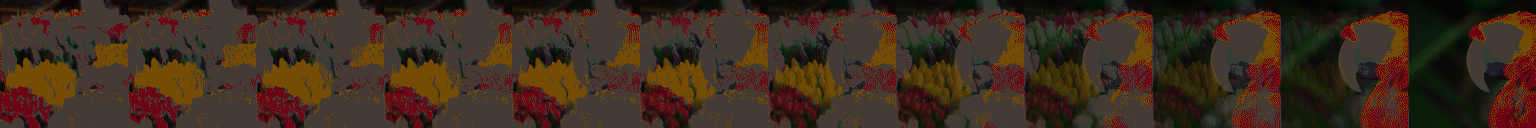
#> input picture transitions/crossfade/preview_strip.png, 1536 x 128 px
$ python -i build.py   (imports and definitions only)
#> lines starting #> are read from the running program, lines starting #| are printed output that depends on the picture
#> further down, picture is the input picture: PIL image 1536x128 P; mean R, G, B 63.3, 45.3, 30.6
### tools/scene_templates/templates_t2.py
"""Trend batch 2 (2026-10-15): see BRIEF.md, section «Las 100 de tendencia».

Ediciones de tendencia: velocity, cortes y transiciones al ritmo, cámara lenta con letra, photo dump,
resúmenes del mes, zoom 3D, VHS, glitch, caleidoscopio, pantallas divididas, duotono, «este o este»,
glow up… 120 BPM (1 golpe = 0,5 s) unless a template says otherwise.
"""

from __future__ import annotations

import math
import random

from scene import (FULL, Box, Template, Track, beat, centered, effect, fill, glow, gradient, keys, no_stroke,
                   shadow, stroke, tanim, text_style)
from templates_reels import letterbox


def tidy(make):
    """Splits any track whose clips overlap in time (texts that share a track, falling shapes) into
    stacked tracks, so every track keeps one clip at a time as FORMAT.md asks."""
    # [23 lines left out: function build, not called in this run]
    build.__name__ = make.__name__
    build.__doc__ = make.__doc__
    return build


# [9 lines left out: function spikes, not called in this run]


def punch(dur: float, peak: float = 1.18, settle: float = 0.2, end: float = 1.0) -> list:
    return [(0, {"s": peak}, "snap"), (settle, {"s": 1.0}, "linear"), (dur, {"s": end})]


def rot(deg: float) -> dict:
    return keys([(0, deg)])


# --- 1. Velocity ----------------------------------------------------------------------------------


# [796 lines left out: functions velocity_al_ritmo, transiciones_al_ritmo, camara_lenta_con_letra, photo_dump_cinematico, octubre_en_fotos, mis_mejores_fotos and 14 more, not called in this run]


TEMPLATES = [tidy(make) for make in (velocity_al_ritmo, transiciones_al_ritmo, camara_lenta_con_letra, photo_dump_cinematico,
             octubre_en_fotos, mis_mejores_fotos, zoom_3d, vhs_de_los_2000, glitch_neon, espejo_caleidoscopio,
             pantalla_triple, estrobo_y_temblor, moodboard_aesthetic, duotono_pop, este_o_este, letra_al_ritmo,
             blanco_y_negro_a_color, jugadas_destacadas, edicion_callejera, mi_glow_up)]

### tools/scene_templates/templates_t4.py
"""Trend batch 4 (2026-10-15): see BRIEF.md, section «Las 100 de tendencia».

Vida y personas: weddings, babies, couples, friends, trips, routines, pets and parties (order 1300–1399).
Each one has its own palette, typeface and motion; times in seconds, boxes in 1080x1920 project pixels.
"""

from __future__ import annotations

import random

from scene import (FULL, Box, Template, Track, beat, centered, effect, fill, glow, gradient, keys, no_stroke,
                   shadow, stroke, tanim, text_style)


# --- Helpers -------------------------------------------------------------------------------------


def pop(at: float = 0.0, length: float = 0.45) -> list:
    return [(at, {"s": 0.0}, "back"), (at + length, {})]


def grow_left(box: Box, length: float, ease: str = "linear") -> list:
    """Motion of a bar that fills from its left edge in `length` seconds."""
    return [(0, {"sx": 0.0, "dx": -box.w / 2}, ease), (length, {})]


# [9 lines left out: function spikes, not called in this run]


def outline(width: float, colour: str, alpha: float = 1.0) -> list:
    return [stroke(width, colour, alpha), {"id": "fill", "kind": "fill", "enabled": False,
                                           "paint": {"kind": "solid", "color": "#00000000"}}]


def pill(t: Template, track, colour: str, t0: float, dur: float, box: Box, motion=None, **extra):
    return t.solid(track, colour, t0, dur, box, motion, radius=box.h / 2, kind="rounded-rectangle", **extra)


# [42 lines left out: functions confetti, tidy, not called in this run]


def _tidied(make):
    def build() -> Template:
        return tidy(make())
    build.__name__ = make.__name__
    return build


# --- Weddings ------------------------------------------------------------------------------------


# [966 lines left out: functions boda_save_the_date, letterbox, resumen_de_boda, anuncio_embarazo, revelacion_de_genero, baby_shower and 15 more, not called in this run]


TEMPLATES = [boda_save_the_date, resumen_de_boda, anuncio_embarazo, revelacion_de_genero, baby_shower,
             primer_anio_bebe, aniversario_pareja, mejores_amigas, dia_de_playa, mochilero_por_peru, ootd_outfit,
             grwm_arreglate, un_dia_en_mi_vida, mi_mascota, diario_de_comida, progreso_gym, estudia_conmigo,
             domingo_en_familia, concierto_festival, cumple_sorpresa]
TEMPLATES = [_tidied(make) for make in TEMPLATES]

### tools/scene_templates/build.py
"""Builds the scene template packages and renders their thumbnails and previews with the app.

    <venv python> tools/scene_templates/build.py [--only id,id] [--no-render]

For every template in templates.py:
  <out>/<id>/template.json, project.json (slots empty), media/ (music cut, fixed pictures)
  <work>/<id>/render.json      the same edit with the sample photos in the slots, absolute paths
then, with --exe (a portable build OUTSIDE the repo), one headless app session loads each render
copy, captures the thumbnail frame and exports a small preview:
  <out>/<id>/thumbnail.png (432x768), preview.mp4 (360x640)

The app writes to HKCU\\Software\\Flip Studio even headless (recent projects, preferences): the key
is exported first and put back afterwards, and a leftover autosave is removed (CLAUDE.md).
"""

from __future__ import annotations

import argparse
import json
import os
import shutil
import subprocess
import sys
import tempfile
import time
from pathlib import Path

HERE = Path(__file__).resolve().parent
sys.path.insert(0, str(HERE))
sys.path.insert(0, str(HERE.parent / "e2e"))

from PIL import Image, ImageDraw, ImageFilter  # noqa: E402

import kit  # noqa: E402
import renderlock  # noqa: E402
import templates  # noqa: E402
from mcp_e2e import Bridge, reply_text  # noqa: E402

# [1 line that did not run here, left out]
# [1 line that did not run here, left out]
# [7 lines that did not run here, left out]
REG_KEY = r"HKCU\Software\Flip Studio"


def photo_size_from(samples: Path, media: Path):
    cache: dict[str, tuple[int, int]] = {}

    def size(name: str) -> tuple[int, int]:
        if name not in cache:
            path = sample_file(samples, name)
            if not path.exists():
                path = media / name
            with Image.open(path) as im:
                cache[name] = im.size
        return cache[name]
    return size


def sample_file(samples: Path, name: str) -> Path:
    """A sample is <name>.jpg, or <name>.png for pictures with transparency (the sample logos)."""
    png = samples / f"{name}.png"
    return png if png.exists() else samples / f"{name}.jpg"


def cut_music(music_dir: Path, music_id: str, start: float, duration: float, target: Path) -> None:
    source = music_dir / f"{music_id}.m4a"
    if not source.exists():
        raise SystemExit(f"music {music_id} not found in {music_dir}")
    fade = min(1.2, duration / 4)
    target.parent.mkdir(parents=True, exist_ok=True)
    subprocess.run(["ffmpeg", "-y", "-loglevel", "error", "-ss", f"{start:.3f}", "-t", f"{duration:.3f}",
                    "-i", str(source), "-af", f"afade=t=in:d=0.15,afade=t=out:st={duration - fade:.3f}:d={fade:.3f}",
                    "-c:a", "aac", "-b:a", "128k", "-ar", "48000", "-ac", "2", str(target)], check=True)


def build_package(t, out: Path, work: Path, samples: Path, music_dir: Path) -> Path:
    pkg = out / t.id
    if pkg.exists():
        shutil.rmtree(pkg)
    (pkg / "media").mkdir(parents=True)
    if t.music:
        cut_music(music_dir, t.music[0], t.music[1], t.duration, pkg / "media" / "music.m4a")
    blocked = sorted({c["_sample"] for track in t.tracks for c in track.clips if c.get("_sample") in kit.BLOCKED})
    if blocked:
        raise SystemExit(f"{t.id}: sample photos with brands or logos: {', '.join(blocked)}")
    size = photo_size_from(samples, HERE / "media")
    for clip in (c for track in t.tracks for c in track.clips):
        if "_media" in clip:
            shutil.copy2(HERE / "media" / clip["_media"], pkg / "media" / clip["_media"])
    package_doc = t.document(render=False, photo_size=size, sample_path=lambda n: sample_file(samples, n), media_root=None)
    render_doc = t.document(render=True, photo_size=size, sample_path=lambda n: sample_file(samples, n),
                            media_root=pkg / "media")
    (pkg / "project.json").write_text(json.dumps(package_doc, ensure_ascii=False, indent=1), encoding="utf-8")
    (pkg / "template.json").write_text(json.dumps(t.manifest(), ensure_ascii=False, indent=2), encoding="utf-8")
    (work / t.id).mkdir(parents=True, exist_ok=True)
    render_path = work / t.id / "render.json"
    render_path.write_text(json.dumps(render_doc, ensure_ascii=False, indent=1), encoding="utf-8")
    return render_path


CARD = (432, 768)


def story_times(t) -> list[float]:
    """Two more moments for the storyboard card, away from the thumbnail moment."""
    d = t.duration
    picks = [x * d for x in (0.22, 0.5, 0.8, 0.95) if abs(x * d - t.thumb_at) > 0.18 * d]
    return sorted(picks[:2])


def wide_card(frames: list[Image.Image]) -> Image.Image:
    """A 16:9 template on the 9:16 card the Stock and Templates grids draw: a storyboard of three moments
    stacked edge to edge (the thumbnail moment on top), with a «16:9» chip on it so the grid tells the
    formats apart."""
    w, h = CARD
    card = Image.new("RGB", CARD, (14, 14, 18))
    fh = round(w * 9 / 16)
    gap = (h - 3 * fh) // 2
    for i, frame in enumerate(frames[:3]):
        shot = frame.convert("RGB").resize((w, fh), Image.LANCZOS)
        card.paste(shot, (0, i * (fh + gap)))
    chip = ImageDraw.Draw(card)
    x1, y1 = w - 12, fh - 12
    chip.rounded_rectangle([x1 - 70, y1 - 28, x1, y1], 14, fill=(255, 255, 255))
    chip.text((x1 - 35, y1 - 14), "16:9", fill=(20, 20, 24), anchor="mm")
    return card


def square_card(frame: Image.Image) -> Image.Image:
    """A 1:1 template on the 9:16 grid card: the square edge to edge in the middle, over a blurred, darkened
    copy of itself, with a «1:1» chip under it."""
    w, h = CARD
    bg = frame.convert("RGB").resize((h, h), Image.LANCZOS)
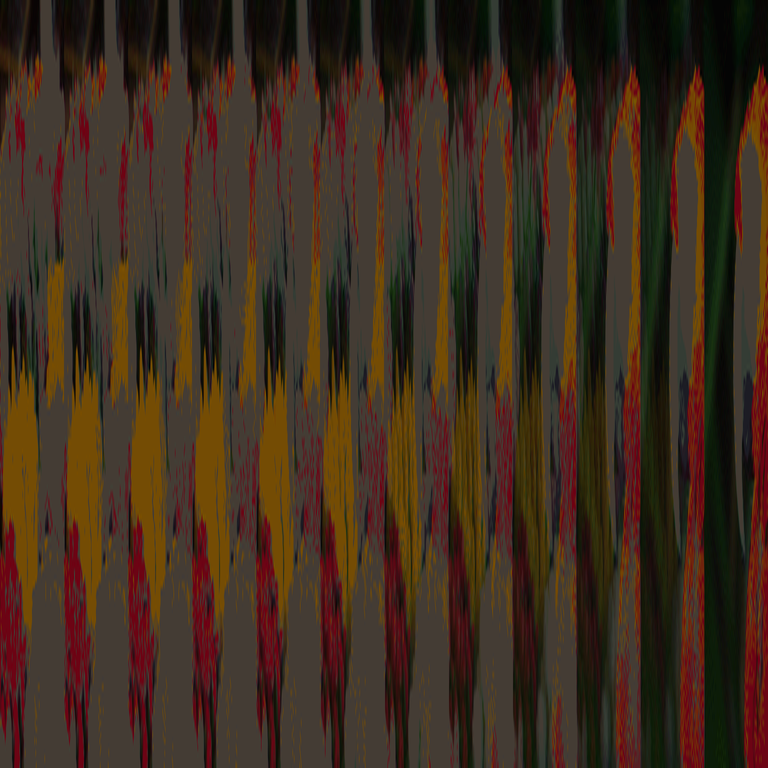
#> bg: PIL image 768x768 RGB; mean R, G, B 63.3, 45.3, 30.6
    bg = bg.crop(((h - w) // 2, 0, (h - w) // 2 + w, h)).filter(ImageFilter.GaussianBlur(24))
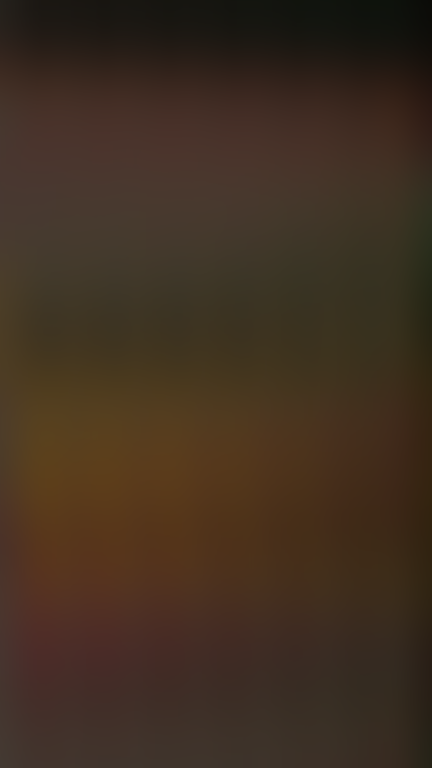
#> bg: PIL image 432x768 RGB; mean R, G, B 64.2, 47.3, 32.7
    bg = Image.blend(bg, Image.new("RGB", CARD, (8, 8, 12)), 0.45)
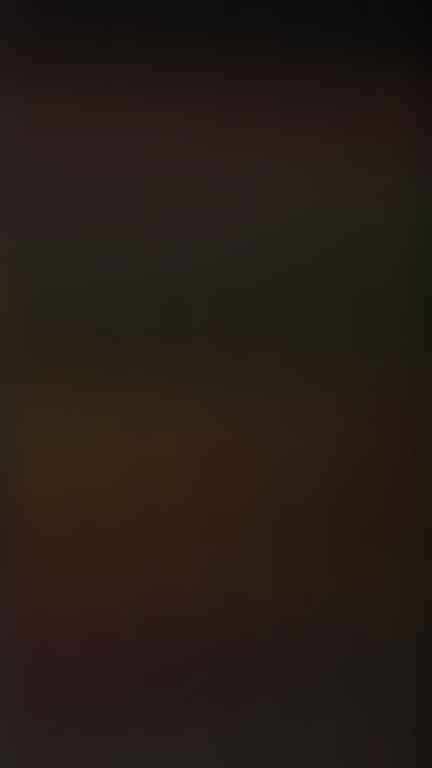
#> bg: PIL image 432x768 RGB; mean R, G, B 38.5, 29.1, 22.9
    y = (h - w) // 2
    bg.paste(frame.convert("RGB").resize((w, w), Image.LANCZOS), (0, y))
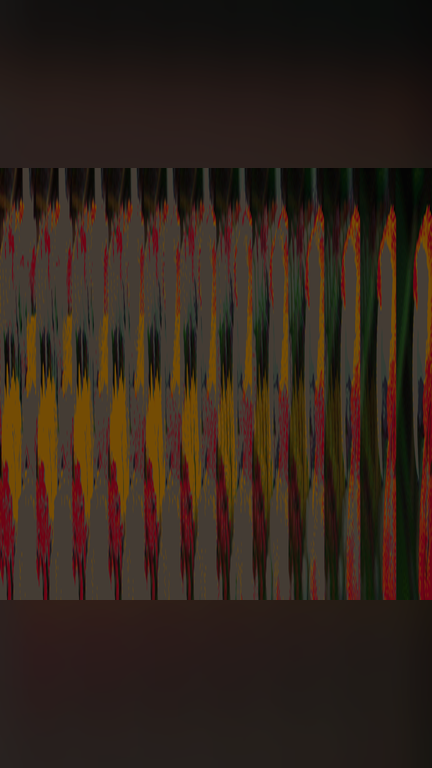
#> bg: PIL image 432x768 RGB; mean R, G, B 50.5, 36.6, 27.2
    chip = ImageDraw.Draw(bg)
    cx, cy = w // 2, y + w + 34
    chip.rounded_rectangle([cx - 34, cy - 13, cx + 34, cy + 13], 13, fill=(255, 255, 255))
    chip.text((cx, cy), "1:1", fill=(20, 20, 24), anchor="mm")
    return bg


def square_preview(source: Path, target: Path) -> None:
    """The 640x640 export laid on a 360x640 card like the thumbnail: the square over a blurred copy."""
    graph = ("[0:v]split[a][b];[a]scale=-2:640,crop=360:640,boxblur=20:2,eq=brightness=-0.2[bg];"
             "[b]scale=360:360[fg];[bg][fg]overlay=0:140[p]")
    subprocess.run(["ffmpeg", "-y", "-loglevel", "error", "-i", str(source), "-filter_complex", graph, "-map", "[p]",
                    "-map", "0:a?", "-c:v", "libx264", "-crf", "28", "-preset", "medium", "-pix_fmt", "yuv420p",
                    "-c:a", "copy", "-movflags", "+faststart", str(target)], check=True)


def wide_preview(source: Path, target: Path, duration: float) -> None:
    """The 640x360 export as a moving storyboard: three copies a third of the loop apart, stacked on the
    360x640 card like the thumbnail."""
    fh = 202
    gap = (640 - 3 * fh) // 2
    inputs = []
    for k in range(3):
        inputs += ["-stream_loop", "-1", "-ss", f"{duration * k / 3:.3f}", "-i", str(source)]
    # Rows 1 and 2 carry the gap below them as padding, so vstack spaces them.
    graph =(";".join(f"[{k}:v]scale=360:{fh},setsar=1,pad=360:{fh + (gap if k < 2 else 0)}:0:0:color=0x0e0e12[v{k}]"
                      for k in range(3)) + ";[v0][v1][v2]vstack=inputs=3,pad=360:640:0:0:color=0x0e0e12[p]")
    subprocess.run(["ffmpeg", "-y", "-loglevel", "error", *inputs, "-filter_complex", graph, "-map", "[p]",
                    "-map", "0:a?", "-t", f"{duration:.3f}", "-c:v", "libx264", "-crf", "28", "-preset", "medium",
                    "-pix_fmt", "yuv420p", "-c:a", "aac", "-b:a", "96k", "-movflags", "+faststart", str(target)],
                   check=True)


def payload(reply) -> dict:
    for text in reply_text(reply):
        try:
            return json.loads(text)
        except json.JSONDecodeError:
            continue
    return {"error": reply.get("error") or reply}


def render_all(jobs, exe: Path, work: Path) -> None:
    backup = Path(tempfile.gettempdir()) / f"flip-reg-{os.getpid()}.reg"
    subprocess.run(["reg", "export", REG_KEY, str(backup), "/y"], check=True, capture_output=True)
    autosave = APPDATA / "recovery" / "autosave.json"
    had_autosave = autosave.exists()
    projects_before = set(os.listdir(APPDATA / "projects")) if (APPDATA / "projects").exists() else set()
    bridge = Bridge(str(exe), "", str(work / "_mcp"), str(ROOT / "codigo" / "flip-addons" / "build" / "stage"))
    try:
        time.sleep(3)
        for t, render_path, pkg in jobs:
            print(f"render {t.id}", flush=True)
            loaded = payload(bridge.call("load_project", {"path": str(render_path)}, wait=120))
            if loaded.get("error") or loaded.get("ok") is False:
                print(f"  load failed: {loaded}", flush=True)
                continue
            shot = payload(bridge.call("capture", {"at": t.thumb_at, "full": True}, wait=120))
            path = shot.get("path")
            if not path or not Path(path).exists():
                print(f"  capture failed: {shot}", flush=True)
                continue
            wide = t.w > t.h
            square = t.w == t.h
            with Image.open(path) as im:
                if square:
                    sq = im.convert("RGB")
                    sq.resize((768, 768), Image.LANCZOS).save(pkg / "thumbnail-square.png", optimize=True)
                    square_card(sq).save(pkg / "thumbnail.png", optimize=True)
                elif wide:
                    hero = im.convert("RGB")
                    hero.resize((768, 432), Image.LANCZOS).save(pkg / "thumbnail-wide.png", optimize=True)
                    frames = [hero]
                    for at in story_times(t):
                        extra = payload(bridge.call("capture", {"at": at, "full": True}, wait=120)).get("path")
                        if extra and Path(extra).exists():
                            with Image.open(extra) as ex:
                                frames.append(ex.convert("RGB").resize((768, 432), Image.LANCZOS))
                            os.remove(extra)
                    while len(frames) < 3:
                        frames.append(hero)
                    wide_card(frames).save(pkg / "thumbnail.png", optimize=True)
                else:
                    im.convert("RGB").resize((432, 768), Image.LANCZOS).save(pkg / "thumbnail.png", optimize=True)
            shutil.copy2(path, work / t.id / "frame.png")
            os.remove(path)
            preview = pkg / ("preview-wide.mp4" if wide else "preview-square.mp4" if square else "preview.mp4")
            exported = payload(bridge.call("export_video", {
                "path": str(preview), "in": 0, "out": t.duration, "video": "h264", "audio": "aac", "rate": "crf",
                "crf": 30, "fps": 30, "height": 360 if wide else 640}, wait=900))  # a square exports 640x640
            # Older builds return as soon as the encode starts.
            deadline = time.time() + 900
            while time.time() < deadline:
                status = payload(bridge.call("export_status", {}, wait=30))
                if not status.get("active") and not status.get("busy"):
                    break
                time.sleep(1.0)
            if not preview.exists() or preview.stat().st_size < 10_000:
                print(f"  export failed: {exported}", flush=True)
            elif wide:
                wide_preview(preview, pkg / "preview.mp4", t.duration)
            elif square:
                square_preview(preview, pkg / "preview.mp4")
    finally:
        bridge.close()
        # The Google session as it is now: an editor open meanwhile may have rotated its token, and
        # putting back the older one would sign the account out (CLAUDE.md).
        account = backup.with_name(backup.stem + "-account.reg")
        kept = subprocess.run(["reg", "export", REG_KEY + r"\Flip Studio\account", str(account), "/y"],
                              capture_output=True).returncode == 0
        subprocess.run(["reg", "delete", REG_KEY, "/f"], capture_output=True)
        subprocess.run(["reg", "import", str(backup)], check=True, capture_output=True)
        if kept:
            subprocess.run(["reg", "import", str(account)], capture_output=True)
        account.unlink(missing_ok=True)
        backup.unlink(missing_ok=True)
        if autosave.exists() and not had_autosave:
            autosave.unlink()
        if (APPDATA / "projects").exists():
            for name in set(os.listdir(APPDATA / "projects")) - projects_before:
                shutil.rmtree(APPDATA / "projects" / name, ignore_errors=True)


def main() -> int:
    parser = argparse.ArgumentParser()
    for key, value in DEFAULTS.items():
        parser.add_argument(f"--{key}", type=Path, default=value)
    parser.add_argument("--only", default="")
    parser.add_argument("--no-render", action="store_true")
    args = parser.parse_args()
    if HERE in args.exe.resolve().parents or Path.cwd() in args.exe.resolve().parents and ".e2e-app" in str(args.exe):
        raise SystemExit("the app must live outside the repo, or it cannot write files")
    only = {s for s in args.only.split(",") if s}
    # "mod:templates_h1" picks a whole batch; plain ids add single templates.
    modules = {s[4:] for s in only if s.startswith("mod:")}
    only -= {f"mod:{m}" for m in modules}
    jobs = []
    for make in templates.TEMPLATES:
        if modules or only:
            if make.__module__ not in modules and not only:
                continue
        t = make()
        if (modules or only) and make.__module__ not in modules and t.id not in only:
            continue
        render_path = build_package(t, args.out, args.work, args.samples, args.music)
        print(f"built {t.id}: {len(t.slots)} slots, {t.texts} texts, {t.duration:g} s", flush=True)
        jobs.append((t, render_path, args.out / t.id))
    if not args.no_render and jobs:
        with renderlock.exclusive("rendering"):
            render_all(jobs, args.exe, args.work)
    return 0


# [2 lines not run here, left out]

>>> from PIL import Image
>>> picture = Image.open('../../transitions/crossfade/preview_strip.png')
>>> result = square_card(picture)
